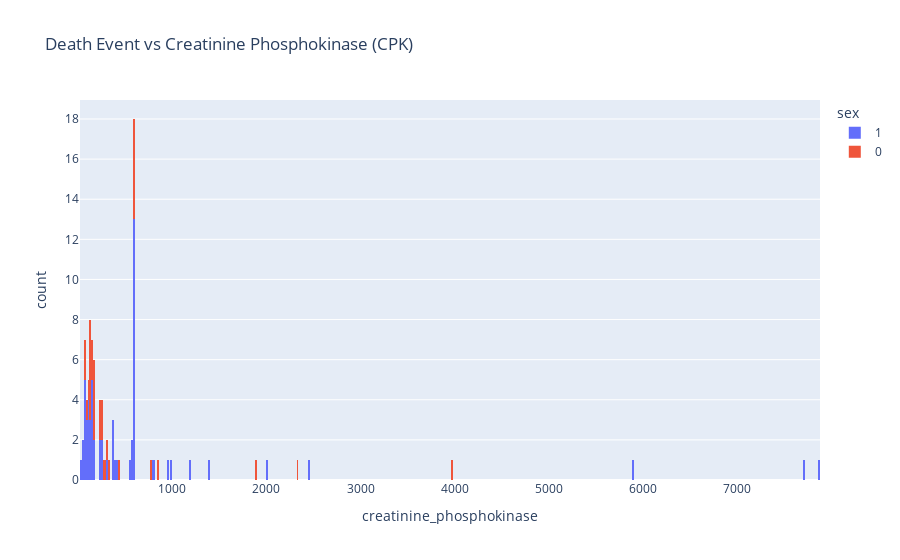

Here is the notebook cell this chart was saved with:
### Code cell
fig = px.histogram(death, x = 'creatinine_phosphokinase', color = 'sex', nbins=500, title= 'Death Event vs Creatinine Phosphokinase (CPK)')
fig.show()

### Figure 1 — Plotly figure (JSON) as saved in the notebook; plotly's stock layout.template omitted (floating-point values rounded to 4 significant figures)
{"data": [{"alignmentgroup": "True", "bingroup": "x", "hovertemplate": "sex=1<br>creatinine_phosphokinase=%{x}<br>count=%{y}<extra></extra>", "legendgroup": "1", "marker": {"color": "#636efa", "pattern": {"shape": ""}}, "name": "1", "nbinsx": 500, "offsetgroup": "1", "orientation": "v", "showlegend": true, "type": "histogram", "x": [582, 7861, 146, 111, 47, 246, 315, 123, 81, 231, 981, 168, 379, 149, 582, 220, 148, 122, 60, 70, 582, 23, 94, 582, 60, 582, 571, 582, 1380, 582, 553, 577, 371, 789, 364, 7702, 582, 68, 110, 113, 5882, 582, 47, 154, 129, 582, 805, 943, 582, 2442, 66, 176, 395, 99, 145, 104, 582, 418, 582, 2017, 258, 1199], "xaxis": "x", "yaxis": "y"}, {"alignmentgroup": "True", "bingroup": "x", "hovertemplate": "sex=0<br>creatinine_phosphokinase=%{x}<br>count=%{y}<extra></extra>", "legendgroup": "0", "marker": {"color": "#EF553B", "pattern": {"shape": ""}}, "name": "0", "nbinsx": 500, "offsetgroup": "0", "orientation": "v", "showlegend": true, "type": "histogram", "x": [160, 157, 125, 582, 128, 582, 112, 249, 855, 235, 124, 588, 129, 91, 3964, 69, 260, 318, 250, 161, 76, 280, 328, 143, 582, 168, 233, 2334, 776, 582, 1896, 131, 427, 166], "xaxis": "x", "yaxis": "y"}], "layout": {"barmode": "relative", "legend": {"title": {"text": "sex"}, "tracegroupgap": 0}, "title": {"text": "Death Event vs Creatinine Phosphokinase (CPK)"}, "xaxis": {"anchor": "y", "domain": [0, 1], "title": {"text": "creatinine_phosphokinase"}}, "yaxis": {"anchor": "x", "domain": [0, 1], "title": {"text": "count"}}}}
